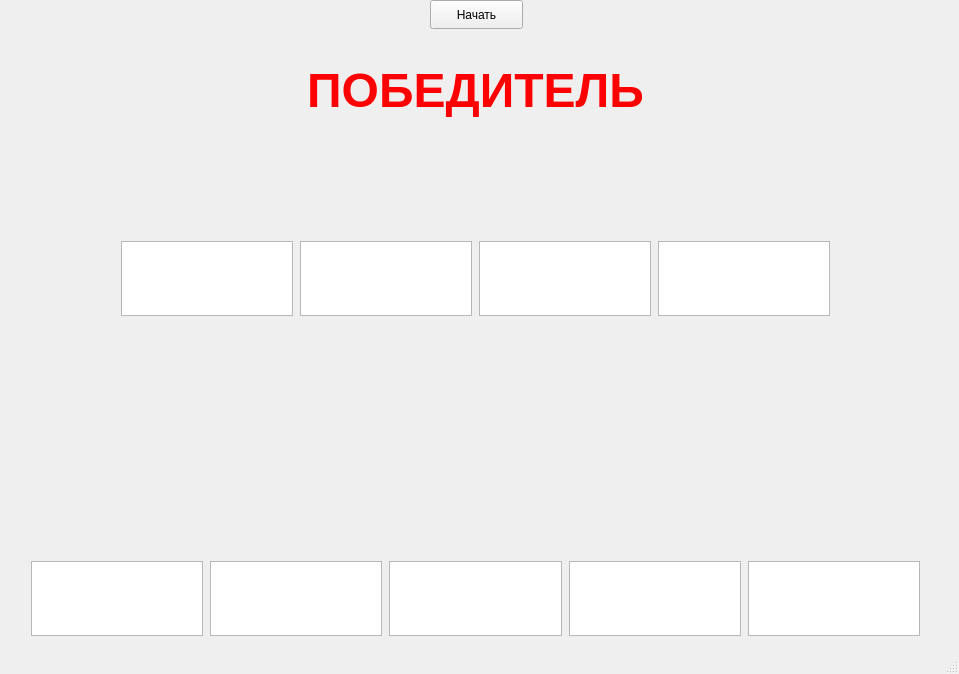
<?xml version="1.0" encoding="UTF-8"?>
<ui version="4.0">
 <class>MainWindow</class>
 <widget class="QMainWindow" name="MainWindow">
  <property name="geometry">
   <rect>
    <x>0</x>
    <y>0</y>
    <width>959</width>
    <height>674</height>
   </rect>
  </property>
  <property name="windowTitle">
   <string>MainWindow</string>
  </property>
  <widget class="QWidget" name="centralwidget">
   <widget class="QPushButton" name="pushButton">
    <property name="geometry">
     <rect>
      <x>430</x>
      <y>0</y>
      <width>93</width>
      <height>29</height>
     </rect>
    </property>
    <property name="text">
     <string>Начать</string>
    </property>
   </widget>
   <widget class="QLabel" name="ZD">
    <property name="geometry">
     <rect>
      <x>301</x>
      <y>31</y>
      <width>172</width>
      <height>199</height>
     </rect>
    </property>
    <property name="text">
     <string/>
    </property>
    <property name="pixmap">
     <pixmap resource="resource.qrc">:/pictures/msg-811911354-32164.Ib0Vo.jpg</pixmap>
    </property>
   </widget>
   <widget class="QLabel" name="TV">
    <property name="geometry">
     <rect>
      <x>569</x>
      <y>341</y>
      <width>172</width>
      <height>210</height>
     </rect>
    </property>
    <property name="text">
     <string/>
    </property>
    <property name="pixmap">
     <pixmap resource="resource.qrc">:/pictures/vlad.r50bC.jpg</pixmap>
    </property>
   </widget>
   <widget class="QLabel" name="KI">
    <property name="geometry">
     <rect>
      <x>480</x>
      <y>31</y>
      <width>172</width>
      <height>199</height>
     </rect>
    </property>
    <property name="text">
     <string/>
    </property>
    <property name="pixmap">
     <pixmap resource="resource.qrc">:/pictures/msg-811911354-32161.cdx8v.jpg</pixmap>
    </property>
   </widget>
   <widget class="QLabel" name="LU">
    <property name="geometry">
     <rect>
      <x>659</x>
      <y>31</y>
      <width>172</width>
      <height>199</height>
     </rect>
    </property>
    <property name="text">
     <string/>
    </property>
    <property name="pixmap">
     <pixmap resource="resource.qrc">:/pictures/msg-811911354-32165.qigM7.jpg</pixmap>
    </property>
   </widget>
   <widget class="QLabel" name="MI">
    <property name="geometry">
     <rect>
      <x>31</x>
      <y>341</y>
      <width>173</width>
      <height>210</height>
     </rect>
    </property>
    <property name="text">
     <string/>
    </property>
    <property name="pixmap">
     <pixmap resource="resource.qrc">:/pictures/msg-811911354-32162.xuPbj.jpg</pixmap>
    </property>
   </widget>
   <widget class="QLabel" name="GK">
    <property name="geometry">
     <rect>
      <x>122</x>
      <y>31</y>
      <width>172</width>
      <height>199</height>
     </rect>
    </property>
    <property name="text">
     <string/>
    </property>
    <property name="pixmap">
     <pixmap resource="resource.qrc">:/pictures/kirill.dXLHM.png</pixmap>
    </property>
   </widget>
   <widget class="QLabel" name="FP">
    <property name="geometry">
     <rect>
      <x>211</x>
      <y>341</y>
      <width>172</width>
      <height>210</height>
     </rect>
    </property>
    <property name="text">
     <string/>
    </property>
    <property name="pixmap">
     <pixmap resource="resource.qrc">:/pictures/peatya.iYugU.jpg</pixmap>
    </property>
   </widget>
   <widget class="QLabel" name="FI">
    <property name="geometry">
     <rect>
      <x>390</x>
      <y>341</y>
      <width>172</width>
      <height>210</height>
     </rect>
    </property>
    <property name="text">
     <string/>
    </property>
    <property name="pixmap">
     <pixmap resource="resource.qrc">:/pictures/msg1218783088-32416.VUC07.jpg</pixmap>
    </property>
   </widget>
   <widget class="QLabel" name="YE">
    <property name="geometry">
     <rect>
      <x>748</x>
      <y>341</y>
      <width>172</width>
      <height>210</height>
     </rect>
    </property>
    <property name="text">
     <string/>
    </property>
    <property name="pixmap">
     <pixmap resource="resource.qrc">:/pictures/egory.Lkw9m.jpg</pixmap>
    </property>
   </widget>
   <widget class="QTextEdit" name="Gnilozub">
    <property name="geometry">
     <rect>
      <x>121</x>
      <y>241</y>
      <width>172</width>
      <height>75</height>
     </rect>
    </property>
    <property name="font">
     <font>
      <family>Georgia</family>
      <pointsize>14</pointsize>
      <bold>true</bold>
     </font>
    </property>
    <property name="html">
     <string>&lt;!DOCTYPE HTML PUBLIC &quot;-//W3C//DTD HTML 4.0//EN&quot; &quot;http://www.w3.org/TR/REC-html40/strict.dtd&quot;&gt;
&lt;html&gt;&lt;head&gt;&lt;meta name=&quot;qrichtext&quot; content=&quot;1&quot; /&gt;&lt;meta charset=&quot;utf-8&quot; /&gt;&lt;style type=&quot;text/css&quot;&gt;
p, li { white-space: pre-wrap; }
hr { height: 1px; border-width: 0; }
li.unchecked::marker { content: &quot;\2610&quot;; }
li.checked::marker { content: &quot;\2612&quot;; }
&lt;/style&gt;&lt;/head&gt;&lt;body style=&quot; font-family:'Georgia'; font-size:14pt; font-weight:700; font-style:normal;&quot;&gt;
&lt;p align=&quot;center&quot; style=&quot;-qt-paragraph-type:empty; margin-top:0px; margin-bottom:0px; margin-left:0px; margin-right:0px; -qt-block-indent:0; text-indent:0px; font-family:'Segoe UI'; font-size:9pt; font-weight:400;&quot;&gt;&lt;br /&gt;&lt;/p&gt;&lt;/body&gt;&lt;/html&gt;</string>
    </property>
   </widget>
   <widget class="QTextEdit" name="Zaicev">
    <property name="geometry">
     <rect>
      <x>300</x>
      <y>241</y>
      <width>172</width>
      <height>75</height>
     </rect>
    </property>
    <property name="font">
     <font>
      <family>Georgia</family>
      <pointsize>14</pointsize>
      <bold>true</bold>
     </font>
    </property>
    <property name="html">
     <string>&lt;!DOCTYPE HTML PUBLIC &quot;-//W3C//DTD HTML 4.0//EN&quot; &quot;http://www.w3.org/TR/REC-html40/strict.dtd&quot;&gt;
&lt;html&gt;&lt;head&gt;&lt;meta name=&quot;qrichtext&quot; content=&quot;1&quot; /&gt;&lt;meta charset=&quot;utf-8&quot; /&gt;&lt;style type=&quot;text/css&quot;&gt;
p, li { white-space: pre-wrap; }
hr { height: 1px; border-width: 0; }
li.unchecked::marker { content: &quot;\2610&quot;; }
li.checked::marker { content: &quot;\2612&quot;; }
&lt;/style&gt;&lt;/head&gt;&lt;body style=&quot; font-family:'Georgia'; font-size:14pt; font-weight:700; font-style:normal;&quot;&gt;
&lt;p align=&quot;center&quot; style=&quot;-qt-paragraph-type:empty; margin-top:0px; margin-bottom:0px; margin-left:0px; margin-right:0px; -qt-block-indent:0; text-indent:0px; font-family:'Segoe UI'; font-size:9pt; font-weight:400;&quot;&gt;&lt;br /&gt;&lt;/p&gt;&lt;/body&gt;&lt;/html&gt;</string>
    </property>
   </widget>
   <widget class="QTextEdit" name="Luzhkova">
    <property name="geometry">
     <rect>
      <x>658</x>
      <y>241</y>
      <width>172</width>
      <height>75</height>
     </rect>
    </property>
    <property name="font">
     <font>
      <family>Georgia</family>
      <pointsize>14</pointsize>
      <bold>true</bold>
     </font>
    </property>
    <property name="html">
     <string>&lt;!DOCTYPE HTML PUBLIC &quot;-//W3C//DTD HTML 4.0//EN&quot; &quot;http://www.w3.org/TR/REC-html40/strict.dtd&quot;&gt;
&lt;html&gt;&lt;head&gt;&lt;meta name=&quot;qrichtext&quot; content=&quot;1&quot; /&gt;&lt;meta charset=&quot;utf-8&quot; /&gt;&lt;style type=&quot;text/css&quot;&gt;
p, li { white-space: pre-wrap; }
hr { height: 1px; border-width: 0; }
li.unchecked::marker { content: &quot;\2610&quot;; }
li.checked::marker { content: &quot;\2612&quot;; }
&lt;/style&gt;&lt;/head&gt;&lt;body style=&quot; font-family:'Georgia'; font-size:14pt; font-weight:700; font-style:normal;&quot;&gt;
&lt;p align=&quot;center&quot; style=&quot;-qt-paragraph-type:empty; margin-top:0px; margin-bottom:0px; margin-left:0px; margin-right:0px; -qt-block-indent:0; text-indent:0px; font-family:'Segoe UI'; font-size:9pt; font-weight:400;&quot;&gt;&lt;br /&gt;&lt;/p&gt;&lt;/body&gt;&lt;/html&gt;</string>
    </property>
   </widget>
   <widget class="QTextEdit" name="Koziro">
    <property name="geometry">
     <rect>
      <x>479</x>
      <y>241</y>
      <width>172</width>
      <height>75</height>
     </rect>
    </property>
    <property name="font">
     <font>
      <family>Georgia</family>
      <pointsize>14</pointsize>
      <bold>true</bold>
     </font>
    </property>
    <property name="html">
     <string>&lt;!DOCTYPE HTML PUBLIC &quot;-//W3C//DTD HTML 4.0//EN&quot; &quot;http://www.w3.org/TR/REC-html40/strict.dtd&quot;&gt;
&lt;html&gt;&lt;head&gt;&lt;meta name=&quot;qrichtext&quot; content=&quot;1&quot; /&gt;&lt;meta charset=&quot;utf-8&quot; /&gt;&lt;style type=&quot;text/css&quot;&gt;
p, li { white-space: pre-wrap; }
hr { height: 1px; border-width: 0; }
li.unchecked::marker { content: &quot;\2610&quot;; }
li.checked::marker { content: &quot;\2612&quot;; }
&lt;/style&gt;&lt;/head&gt;&lt;body style=&quot; font-family:'Georgia'; font-size:14pt; font-weight:700; font-style:normal;&quot;&gt;
&lt;p align=&quot;center&quot; style=&quot;-qt-paragraph-type:empty; margin-top:0px; margin-bottom:0px; margin-left:0px; margin-right:0px; -qt-block-indent:0; text-indent:0px; font-family:'Segoe UI'; font-size:9pt; font-weight:400;&quot;&gt;&lt;br /&gt;&lt;/p&gt;&lt;/body&gt;&lt;/html&gt;</string>
    </property>
   </widget>
   <widget class="QTextEdit" name="Medvedev">
    <property name="geometry">
     <rect>
      <x>31</x>
      <y>561</y>
      <width>172</width>
      <height>75</height>
     </rect>
    </property>
    <property name="font">
     <font>
      <family>Georgia</family>
      <pointsize>14</pointsize>
      <bold>true</bold>
     </font>
    </property>
    <property name="html">
     <string>&lt;!DOCTYPE HTML PUBLIC &quot;-//W3C//DTD HTML 4.0//EN&quot; &quot;http://www.w3.org/TR/REC-html40/strict.dtd&quot;&gt;
&lt;html&gt;&lt;head&gt;&lt;meta name=&quot;qrichtext&quot; content=&quot;1&quot; /&gt;&lt;meta charset=&quot;utf-8&quot; /&gt;&lt;style type=&quot;text/css&quot;&gt;
p, li { white-space: pre-wrap; }
hr { height: 1px; border-width: 0; }
li.unchecked::marker { content: &quot;\2610&quot;; }
li.checked::marker { content: &quot;\2612&quot;; }
&lt;/style&gt;&lt;/head&gt;&lt;body style=&quot; font-family:'Georgia'; font-size:14pt; font-weight:700; font-style:normal;&quot;&gt;
&lt;p align=&quot;center&quot; style=&quot;-qt-paragraph-type:empty; margin-top:0px; margin-bottom:0px; margin-left:0px; margin-right:0px; -qt-block-indent:0; text-indent:0px; font-family:'Segoe UI'; font-size:9pt; font-weight:400;&quot;&gt;&lt;br /&gt;&lt;/p&gt;&lt;/body&gt;&lt;/html&gt;</string>
    </property>
   </widget>
   <widget class="QTextEdit" name="Feldsherov">
    <property name="geometry">
     <rect>
      <x>210</x>
      <y>561</y>
      <width>172</width>
      <height>75</height>
     </rect>
    </property>
    <property name="font">
     <font>
      <family>Georgia</family>
      <pointsize>14</pointsize>
      <bold>true</bold>
     </font>
    </property>
    <property name="html">
     <string>&lt;!DOCTYPE HTML PUBLIC &quot;-//W3C//DTD HTML 4.0//EN&quot; &quot;http://www.w3.org/TR/REC-html40/strict.dtd&quot;&gt;
&lt;html&gt;&lt;head&gt;&lt;meta name=&quot;qrichtext&quot; content=&quot;1&quot; /&gt;&lt;meta charset=&quot;utf-8&quot; /&gt;&lt;style type=&quot;text/css&quot;&gt;
p, li { white-space: pre-wrap; }
hr { height: 1px; border-width: 0; }
li.unchecked::marker { content: &quot;\2610&quot;; }
li.checked::marker { content: &quot;\2612&quot;; }
&lt;/style&gt;&lt;/head&gt;&lt;body style=&quot; font-family:'Georgia'; font-size:14pt; font-weight:700; font-style:normal;&quot;&gt;
&lt;p align=&quot;center&quot; style=&quot;-qt-paragraph-type:empty; margin-top:0px; margin-bottom:0px; margin-left:0px; margin-right:0px; -qt-block-indent:0; text-indent:0px; font-family:'Segoe UI'; font-size:9pt; font-weight:400;&quot;&gt;&lt;br /&gt;&lt;/p&gt;&lt;/body&gt;&lt;/html&gt;</string>
    </property>
   </widget>
   <widget class="QTextEdit" name="Frolova">
    <property name="geometry">
     <rect>
      <x>389</x>
      <y>561</y>
      <width>173</width>
      <height>75</height>
     </rect>
    </property>
    <property name="font">
     <font>
      <family>Georgia</family>
      <pointsize>14</pointsize>
      <bold>true</bold>
     </font>
    </property>
    <property name="html">
     <string>&lt;!DOCTYPE HTML PUBLIC &quot;-//W3C//DTD HTML 4.0//EN&quot; &quot;http://www.w3.org/TR/REC-html40/strict.dtd&quot;&gt;
&lt;html&gt;&lt;head&gt;&lt;meta name=&quot;qrichtext&quot; content=&quot;1&quot; /&gt;&lt;meta charset=&quot;utf-8&quot; /&gt;&lt;style type=&quot;text/css&quot;&gt;
p, li { white-space: pre-wrap; }
hr { height: 1px; border-width: 0; }
li.unchecked::marker { content: &quot;\2610&quot;; }
li.checked::marker { content: &quot;\2612&quot;; }
&lt;/style&gt;&lt;/head&gt;&lt;body style=&quot; font-family:'Georgia'; font-size:14pt; font-weight:700; font-style:normal;&quot;&gt;
&lt;p align=&quot;center&quot; style=&quot;-qt-paragraph-type:empty; margin-top:0px; margin-bottom:0px; margin-left:0px; margin-right:0px; -qt-block-indent:0; text-indent:0px; font-family:'Segoe UI'; font-size:9pt; font-weight:400;&quot;&gt;&lt;br /&gt;&lt;/p&gt;&lt;/body&gt;&lt;/html&gt;</string>
    </property>
   </widget>
   <widget class="QTextEdit" name="Tsybulka">
    <property name="geometry">
     <rect>
      <x>569</x>
      <y>561</y>
      <width>172</width>
      <height>75</height>
     </rect>
    </property>
    <property name="font">
     <font>
      <family>Georgia</family>
      <pointsize>14</pointsize>
      <bold>true</bold>
     </font>
    </property>
    <property name="html">
     <string>&lt;!DOCTYPE HTML PUBLIC &quot;-//W3C//DTD HTML 4.0//EN&quot; &quot;http://www.w3.org/TR/REC-html40/strict.dtd&quot;&gt;
&lt;html&gt;&lt;head&gt;&lt;meta name=&quot;qrichtext&quot; content=&quot;1&quot; /&gt;&lt;meta charset=&quot;utf-8&quot; /&gt;&lt;style type=&quot;text/css&quot;&gt;
p, li { white-space: pre-wrap; }
hr { height: 1px; border-width: 0; }
li.unchecked::marker { content: &quot;\2610&quot;; }
li.checked::marker { content: &quot;\2612&quot;; }
&lt;/style&gt;&lt;/head&gt;&lt;body style=&quot; font-family:'Georgia'; font-size:14pt; font-weight:700; font-style:normal;&quot;&gt;
&lt;p align=&quot;center&quot; style=&quot;-qt-paragraph-type:empty; margin-top:0px; margin-bottom:0px; margin-left:0px; margin-right:0px; -qt-block-indent:0; text-indent:0px; font-family:'Segoe UI'; font-size:9pt; font-weight:400;&quot;&gt;&lt;br /&gt;&lt;/p&gt;&lt;/body&gt;&lt;/html&gt;</string>
    </property>
   </widget>
   <widget class="QTextEdit" name="Yatsukevich">
    <property name="geometry">
     <rect>
      <x>748</x>
      <y>561</y>
      <width>172</width>
      <height>75</height>
     </rect>
    </property>
    <property name="font">
     <font>
      <family>Georgia</family>
      <pointsize>14</pointsize>
      <bold>true</bold>
     </font>
    </property>
    <property name="html">
     <string>&lt;!DOCTYPE HTML PUBLIC &quot;-//W3C//DTD HTML 4.0//EN&quot; &quot;http://www.w3.org/TR/REC-html40/strict.dtd&quot;&gt;
&lt;html&gt;&lt;head&gt;&lt;meta name=&quot;qrichtext&quot; content=&quot;1&quot; /&gt;&lt;meta charset=&quot;utf-8&quot; /&gt;&lt;style type=&quot;text/css&quot;&gt;
p, li { white-space: pre-wrap; }
hr { height: 1px; border-width: 0; }
li.unchecked::marker { content: &quot;\2610&quot;; }
li.checked::marker { content: &quot;\2612&quot;; }
&lt;/style&gt;&lt;/head&gt;&lt;body style=&quot; font-family:'Georgia'; font-size:14pt; font-weight:700; font-style:normal;&quot;&gt;
&lt;p align=&quot;center&quot; style=&quot;-qt-paragraph-type:empty; margin-top:0px; margin-bottom:0px; margin-left:0px; margin-right:0px; -qt-block-indent:0; text-indent:0px; font-family:'Segoe UI'; font-size:9pt; font-weight:400;&quot;&gt;&lt;br /&gt;&lt;/p&gt;&lt;/body&gt;&lt;/html&gt;</string>
    </property>
   </widget>
   <widget class="QLabel" name="venok">
    <property name="geometry">
     <rect>
      <x>320</x>
      <y>110</y>
      <width>431</width>
      <height>281</height>
     </rect>
    </property>
    <property name="text">
     <string/>
    </property>
    <property name="pixmap">
     <pixmap resource="resource.qrc">:/pictures/kisspng-laurel-wreath-vector-graphics-clip-art-bay-laurel-5cf5bc8a177d83_6350549615596084580962.QVRSy.png</pixmap>
    </property>
   </widget>
   <widget class="QLabel" name="pobeda">
    <property name="geometry">
     <rect>
      <x>270</x>
      <y>50</y>
      <width>411</width>
      <height>81</height>
     </rect>
    </property>
    <property name="text">
     <string>&lt;html&gt;&lt;head/&gt;&lt;body&gt;&lt;p align=&quot;center&quot;&gt;&lt;span style=&quot; font-size:36pt; font-weight:700; color:#ff0000;&quot;&gt;ПОБЕДИТЕЛЬ&lt;/span&gt;&lt;/p&gt;&lt;/body&gt;&lt;/html&gt;</string>
    </property>
   </widget>
   <zorder>venok</zorder>
   <zorder>pushButton</zorder>
   <zorder>ZD</zorder>
   <zorder>TV</zorder>
   <zorder>KI</zorder>
   <zorder>LU</zorder>
   <zorder>MI</zorder>
   <zorder>GK</zorder>
   <zorder>FP</zorder>
   <zorder>FI</zorder>
   <zorder>YE</zorder>
   <zorder>Gnilozub</zorder>
   <zorder>Zaicev</zorder>
   <zorder>Luzhkova</zorder>
   <zorder>Koziro</zorder>
   <zorder>Medvedev</zorder>
   <zorder>Feldsherov</zorder>
   <zorder>Frolova</zorder>
   <zorder>Tsybulka</zorder>
   <zorder>Yatsukevich</zorder>
   <zorder>pobeda</zorder>
  </widget>
  <widget class="QMenuBar" name="menubar">
   <property name="geometry">
    <rect>
     <x>0</x>
     <y>0</y>
     <width>959</width>
     <height>26</height>
    </rect>
   </property>
  </widget>
  <widget class="QStatusBar" name="statusbar"/>
 </widget>
 <resources>
  <include location="resource.qrc"/>
 </resources>
 <connections/>
</ui>
